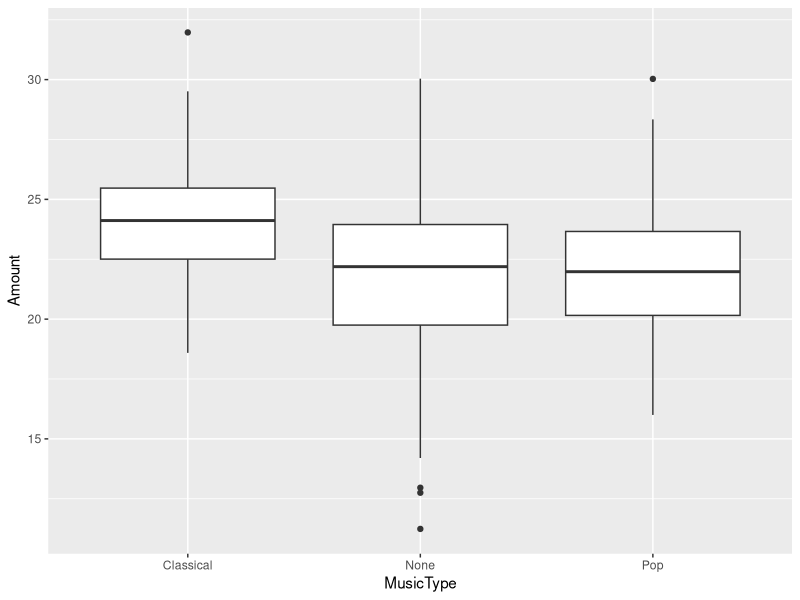

Source code (R): (Note: this script raises an error after producing the figure.)
## ---- chunk 1
knitr::opts_chunk$set(echo = TRUE)
## ---- chunk 2
library(tidyverse)
music.dat<-read.csv("Music.csv")
music.dat %>% ggplot(aes(x=MusicType,y=Amount))+geom_boxplot()

## ---- chunk 3
contrasts(music.dat$MusicType)=contr.treatment
lm.mod<-lm(Amount~MusicType,data=music.dat)
anova(lm.mod)
## ---- chunk 4
contrasts(music.dat$MusicType)=contr.sum
music.lm<-lm(Amount~MusicType,data=music.dat)
summary(music.lm)
## ---- chunk 5
music.dat%>%group_by(MusicType)%>%summarise(avg=mean(Amount),num=n())

(21.9-21.7)+2*2.85*sqrt(1/142+1/131)

(21.9-21.7)-2*2.85*sqrt(1/142+1/131)
## ---- chunk 6
aov.obj<-aov(music.lm)
TukeyHSD(aov.obj)
## ---- chunk 7
contrasts(music.dat$MusicType)=contr.sum
music.lm<-lm(Amount~MusicType,data=music.dat)
confint(music.lm)
music.lm2<-lm(Amount~0+MusicType,data=music.dat)
confint(music.lm2)
